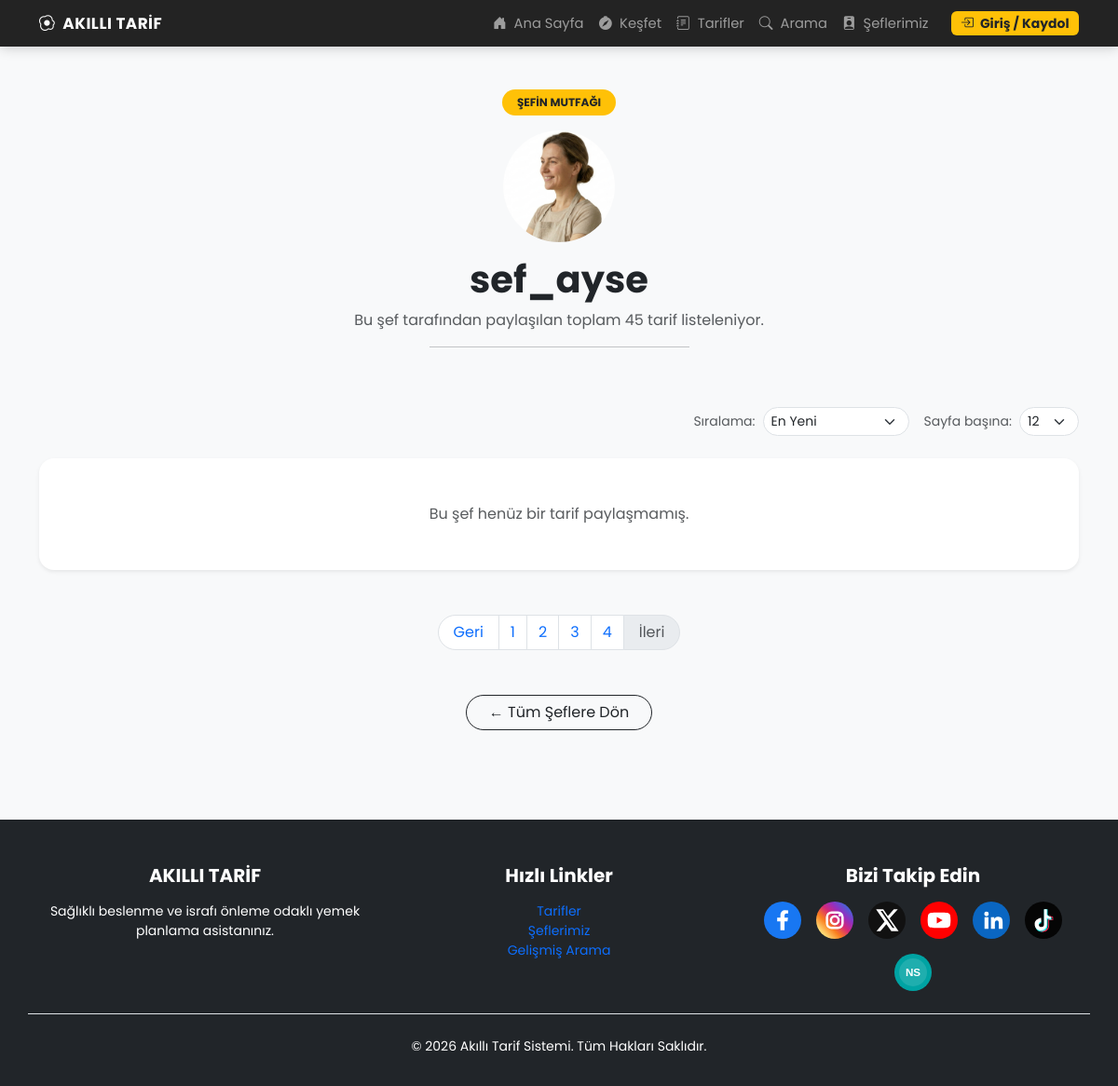
The app's page /chef-recipes.php?id=2&page=5&limit=12&sort=newest with its own data.
### tables this page shows
CREATE TABLE IF NOT EXISTS `users` (
  `user_id` int(11) NOT NULL AUTO_INCREMENT,
  `username` varchar(50) NOT NULL,
  `email` varchar(100) NOT NULL,
  `password` varchar(255) NOT NULL,
  `role` enum('admin','chef','user') DEFAULT 'user',
  `daily_calorie_target` int(11) DEFAULT 2000,
  `created_at` timestamp NULL DEFAULT current_timestamp(),
  `is_active` smallint(6) DEFAULT 0,
  `activation_code` varchar(50) DEFAULT NULL,
  `activation_expiry` datetime DEFAULT NULL,
  `requested_role` varchar(20) DEFAULT 'user',
  `reset_code` varchar(10) DEFAULT NULL,
  `reset_expiry` datetime DEFAULT NULL,
  `profile_image` varchar(255) DEFAULT NULL,
  `chef_document` varchar(255) DEFAULT NULL,
  PRIMARY KEY (`user_id`),
  UNIQUE KEY `username` (`username`),
  UNIQUE KEY `email` (`email`)
);

### functions/recipes.php (called while the page is built, shortened)
<?php
function getChefRecipeCount(PDO $db, int $chef_id): int
{
    $stmt = $db->prepare("SELECT COUNT(*) FROM recipes WHERE chef_id = ?");
    $stmt->execute([$chef_id]);
    return (int)$stmt->fetchColumn();
}

### chef-recipes.php (the view, shortened to what this page needs)
<?php
require_once 'functions/auth.php';
require_once 'functions/recipes.php';
$chef_id = isset($_GET['id']) ? (int)$_GET['id'] : 0;
$chef = null;
$recipes = [];
$limit_options = [12, 24, 48];
$sort_options = [
    'newest' => 'En Yeni',
    'oldest' => 'En Eski',
    'rating' => 'En Yüksek Puan',
    'calories_low' => 'En Düşük Kalori',
    'calories_high' => 'En Yüksek Kalori',
    'time_short' => 'En Kısa Süre'
];
$limit = isset($_GET['limit']) && in_array((int)$_GET['limit'], $limit_options) ? (int)$_GET['limit'] : 12;
$sort = isset($_GET['sort']) && array_key_exists($_GET['sort'], $sort_options) ? $_GET['sort'] : 'newest';
$page = isset($_GET['page']) && (int)$_GET['page'] > 0 ? (int)$_GET['page'] : 1;
$offset = ($page - 1) * $limit;
if ($chef_id > 0) {
    $stmt = $db->prepare("SELECT username, profile_image FROM users WHERE user_id = ? AND is_active = 1");
    $stmt->execute([$chef_id]);
    $chef = $stmt->fetch();
    if ($chef) {
        $total_recipes = getChefRecipeCount($db, $chef_id);
        $total_pages = ceil($total_recipes / $limit);
        $recipes = getChefRecipesPaginated($db, $chef_id, $limit, $offset, $sort);
    }
}
?>
<!DOCTYPE html>
<html lang="tr">
<head>
    <link href="css/bootstrap.min.css" rel="stylesheet">
    <link rel="stylesheet" href="css/styles.css">
</head>
<body class="bg-light">
    <header>
        <?php require_once 'functions/header.php'; ?>
    </header>
    <main class="container py-5 mt-5">
        <div class="row mb-5">
            <div class="col-12 text-center">
                <div class="mb-3">
                    <span class="badge bg-warning text-dark px-3 py-2 rounded-pill fw-bold"> ŞEFİN MUTFAĞI </span>
                </div>
                <img src="img/profiles/<?php echo htmlspecialchars($chef['profile_image'] ?? 'default-profile.jpg'); ?>" class="rounded-circle mb-3" style="width: 120px; height: 120px; object-fit: cover;" alt="<?php echo htmlspecialchars($chef['username']); ?>">
                <h1 class="fw-bold"><?php echo htmlspecialchars($chef['username']); ?></h1>
                <p class="text-muted">Bu şef tarafından paylaşılan toplam <?php echo $total_recipes; ?> tarif listeleniyor.</p>
                <hr class="w-25 mx-auto">
            </div>
        </div>
        <div class="d-flex justify-content-end align-items-center mb-4 gap-3">
            <div class="d-flex align-items-center gap-2">
                <span class="small text-muted">Sıralama:</span>
                <form method="GET" class="d-flex">
                    <select name="sort" class="form-select form-select-sm rounded-pill" onchange="this.form.submit()">
                        <?php foreach ($sort_options as $key => $label): ?>
                            <option value="<?php echo $key; ?>" <?php echo $sort === $key ? 'selected' : ''; ?>><?php echo $label; ?></option>
                        <?php endforeach; ?>
                    </select>
                </form>
            </div>
            <div class="d-flex align-items-center gap-2">
                <span class="small text-muted">Sayfa başına:</span>
                <form method="GET" class="d-flex">
                    <select name="limit" class="form-select form-select-sm rounded-pill pr-5" onchange="this.form.submit()">
                        <?php foreach ($limit_options as $opt): ?>
                            <option value="<?php echo $opt; ?>" <?php echo $limit === $opt ? 'selected' : ''; ?>><?php echo $opt; ?></option>
                        <?php endforeach; ?>
                    </select>
                </form>
            </div>
        </div>
        <div class="row">
            <div class="col-12">
                <?php
                    if (!empty($recipes)) {
                        render_recipe_cards($recipes);
                    } else {
                        echo '<div class="text-center py-5 bg-white rounded-4 shadow-sm">
                                <p class="text-muted mb-0">Bu şef henüz bir tarif paylaşmamış.</p>
                              </div>';
                    }
                ?>
            </div>
        </div>
        <?php if ($total_pages > 1): ?>
        <nav class="mt-5">
            <ul class="pagination justify-content-center">
                <li class="page-item <?php echo $page <= 1 ? 'disabled' : ''; ?>">
                    <a class="page-link rounded-start-pill px-3" href="?id=<?php echo $chef_id; ?>&page=<?php echo $page - 1; ?>&limit=<?php echo $limit; ?>&sort=<?php echo $sort; ?>">Geri</a>
                </li>
                <?php for ($i = 1; $i <= $total_pages; $i++): ?>
                    <li class="page-item <?php echo $page === $i ? 'active' : ''; ?>">
                        <a class="page-link" href="?id=<?php echo $chef_id; ?>&page=<?php echo $i; ?>&limit=<?php echo $limit; ?>&sort=<?php echo $sort; ?>"><?php echo $i; ?></a>
                    </li>
                <?php endfor; ?>
                <li class="page-item <?php echo $page >= $total_pages ? 'disabled' : ''; ?>">
                    <a class="page-link rounded-end-pill px-3" href="?id=<?php echo $chef_id; ?>&page=<?php echo $page + 1; ?>&limit=<?php echo $limit; ?>&sort=<?php echo $sort; ?>">İleri</a>
                </li>
            </ul>
        </nav>
        <?php endif; ?>
        <div class="text-center mt-5">
            <a href="chefs.php" class="btn btn-outline-dark rounded-pill px-4">← Tüm Şeflere Dön</a>
        </div>
    </main>
<?php require_once 'functions/footer.php'; ?>
</body>
</html>

### css/styles.css (style rules this page uses)
body { font-family: 'Poppins', sans-serif; background-color: #fcfcfc; }

### records on screen
users: profile_image+username (picture), username "sef_ayse"

### other values on screen
$total_recipes "45"
form field sort "En Yeni"
form field limit "12"
